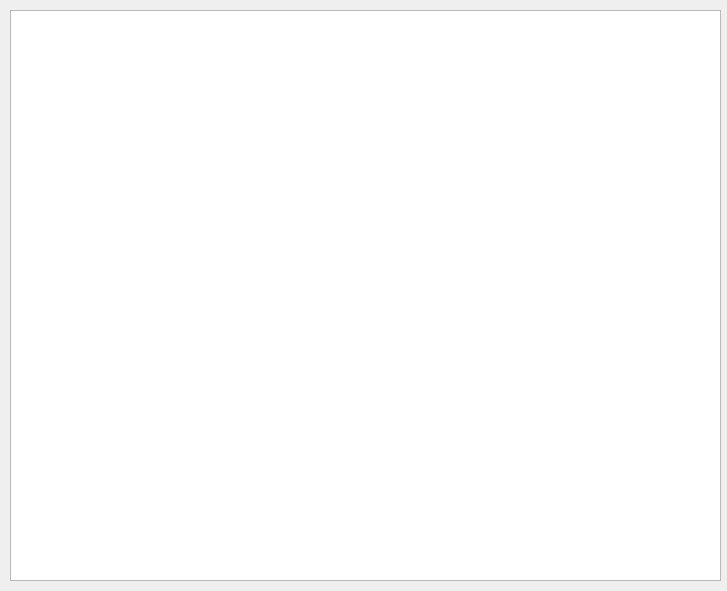
<?xml version="1.0" encoding="UTF-8"?>
<ui version="4.0">
 <class>Dialog5</class>
 <widget class="QDialog" name="Dialog5">
  <property name="geometry">
   <rect>
    <x>0</x>
    <y>0</y>
    <width>727</width>
    <height>591</height>
   </rect>
  </property>
  <property name="windowTitle">
   <string>服务器日志文件</string>
  </property>
  <widget class="QTextBrowser" name="textBrowser">
   <property name="geometry">
    <rect>
     <x>10</x>
     <y>10</y>
     <width>711</width>
     <height>571</height>
    </rect>
   </property>
   <property name="font">
    <font>
     <family>Microsoft YaHei</family>
     <pointsize>11</pointsize>
    </font>
   </property>
  </widget>
 </widget>
 <resources/>
 <connections/>
</ui>
